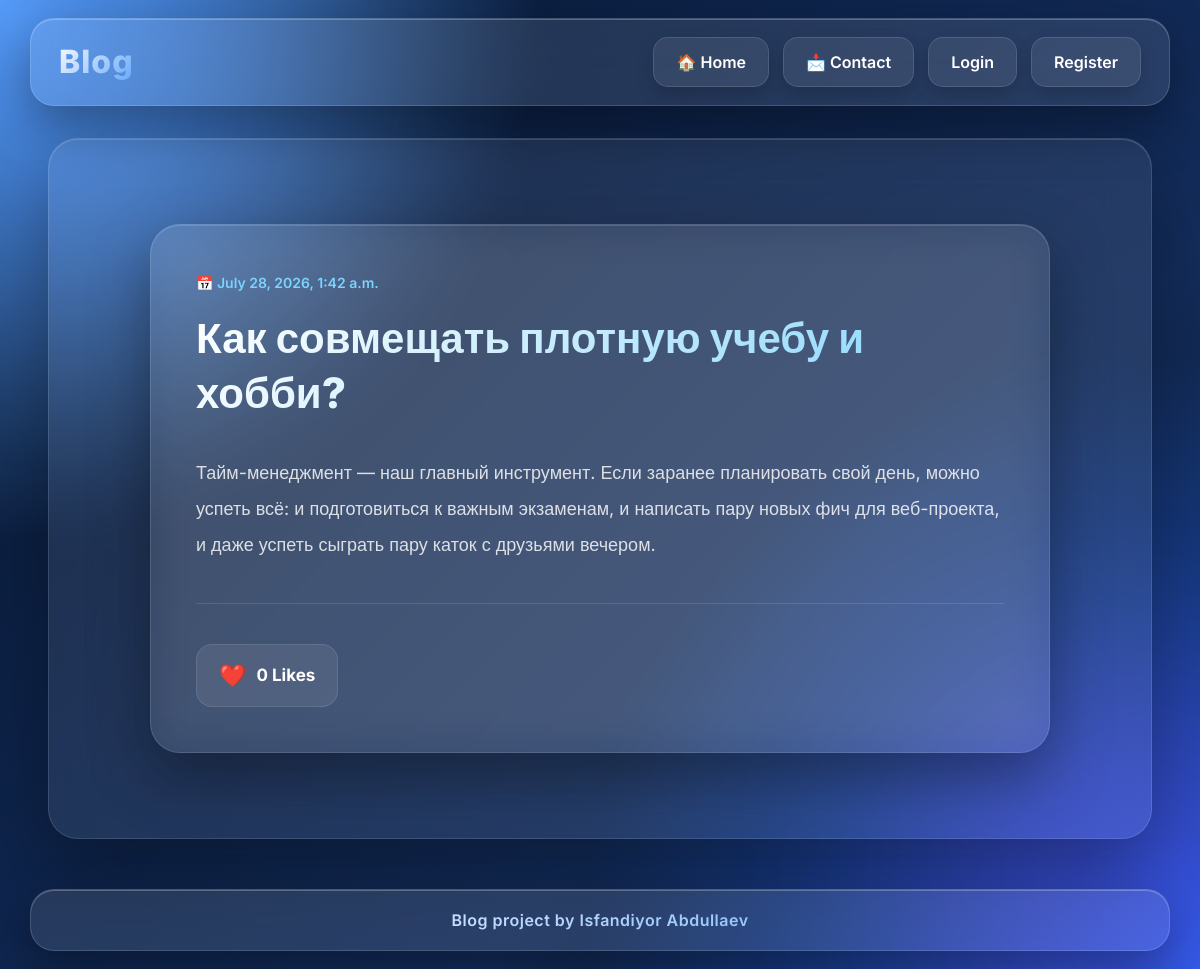
The page /post/8/ on the database its author committed.
### blog/models.py (models this page shows, shortened)
class Post(models.Model):
    title = models.CharField(max_length=200)
    content = models.TextField()
    created_at = models.DateTimeField(auto_now_add=True)

### blog/views.py (the view)
# urls.py: path('post/<int:pk>/', views.post_detail, name='post_detail'),
def post_detail(request, pk):
    post = get_object_or_404(Post, pk=pk)
    liked = False
    if request.user.is_authenticated:
        liked = Like.objects.filter(user=request.user, post=post).exists()
    return render(request, 'blog/post_detail.html', {'post': post, 'liked': liked})

### templates/blog/post_detail.html (shortened to what this page needs)
{% extends 'base.html' %}
{% block content %}
<div class="post-wrapper">
    <div class="post-card">
        <div class="post-header">
            <span class="post-date">
                📅 {{ post.created_at }}
            </span>
            <h1>
                {{ post.title }}
            </h1>
        </div>
        <div class="post-content">
            {{ post.content|linebreaks }}
        </div>
        <div class="divider"></div>
        <div class="post-footer">
            <div class="likes-box">
                <span class="heart">❤️</span>
                <span class="likes-number">
                    {{ post.like_set.count }} Likes
                </span>
            </div>
        </div>
    </div>
</div>
{% endblock %}

### templates/base.html (style rules this page uses)
* { margin: 0; padding: 0; box-sizing: border-box; font-family: 'Inter', sans-serif; }
body { min-height: 100vh; overflow-x: hidden; color: #eef4ff; background: radial-gradient(circle at top left, #60a5fa 0%, transparent 35%), radial-gradient(circle at bottom right, #2563eb 0%, transparent 40%), linear-gradient(135deg, #06172f, #0d2248, #132d5c, #09172f); background-attachment: fixed; position: relative; display: flex; flex-direction: column; }
body::before, body::after { content: ""; position: fixed; width: 420px; height: 420px; border-radius: 50%; filter: blur(90px); z-index: -2; }
body::before { top: -120px; left: -120px; background: #3b82f6; opacity: .35; }
body::after { bottom: -120px; right: -120px; background: #7c3aed; opacity: .25; }

### templates/blog/post_detail.html (style rules this page uses)
.post-wrapper { display:flex; justify-content:center; padding:40px 20px; }
.post-card { width:100%; max-width:900px; background:rgba(255,255,255,.08); backdrop-filter:blur(22px); -webkit-backdrop-filter:blur(22px); border:1px solid rgba(255,255,255,.12); border-radius:30px; padding:45px; box-shadow: 0 25px 60px rgba(0,0,0,.35), inset 0 1px rgba(255,255,255,.15); animation:showCard .7s ease; }
.post-header { margin-bottom:35px; }
.post-date { display:inline-block; color:#7dd3fc; font-size:14px; margin-bottom:18px; font-weight:600; }
.post-header h1 { font-size:42px; font-weight:800; line-height:1.3; background:linear-gradient(135deg,#ffffff,#7dd3fc); -webkit-background-clip:text; -webkit-text-fill-color:transparent; }
.post-content { color:rgba(255,255,255,.82); font-size:18px; line-height:2; word-break:break-word; }
.divider { height:1px; margin:40px 0; background:rgba(255,255,255,.12); }
.post-footer { display:flex; justify-content:space-between; align-items:center; gap:20px; flex-wrap:wrap; }
.likes-box { display:flex; align-items:center; gap:10px; padding:14px 22px; border-radius:16px; background:rgba(255,255,255,.08); border:1px solid rgba(255,255,255,.10); }
.heart { font-size:22px; }
.likes-number { color:white; font-weight:700; font-size:17px; }

### rows shown on the page
Post: created_at "July 28, 2026, 1:42 a.m.", title "Как совмещать плотную учебу и хобби?", content "Тайм-менеджмент — наш главный инструмент. Если заранее планировать свой день, можно успеть всё: и подготовиться к важным экзаменам, и написать пару новых фич для веб-проекта, и даже успеть сыграть пару каток с друзьями вечером.", like_set.count "0"
